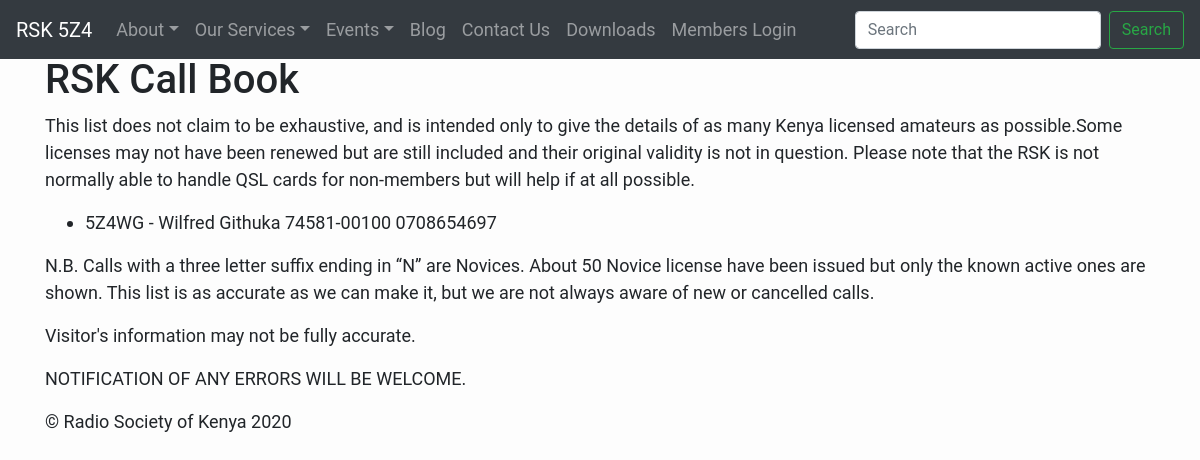
Page /callbook/ on the committed database.
### ham_operators/models.py (models this page shows, shortened)
class Operator(models.Model):
    call = models.CharField(max_length=10, unique=True)
    name = models.CharField(max_length=30)
    nationality = models.CharField(max_length=30)
    address = models.CharField(max_length=50)
    telephone = models.CharField(max_length=20)
    LICENCE_STATUS = (
        ('full', 'Full Licence'),
        ('noobs', 'Noobs Licence'),
        ('none', 'No Licence'),
        ('wait', 'Awaiting Renewal'),
    )
    licence = models.CharField(
        max_length=30,
        choices=LICENCE_STATUS,
        blank=True,
        default='full',
        help_text='Licence Status',
    )
    MEMBERSHIP_STATUS = (
        ('1', 'Chairman'),
        ('2', 'Vice-Chairman'),
        ('3', 'Secretary'),
        ('4', 'Treasurer'),
        ('5', 'Member'),
        ('6', 'Transmission Equipment'),
    )
    membership = models.CharField(
        max_length=30,
        choices=MEMBERSHIP_STATUS,
        blank=True,
        default='5',
        help_text='Membership Status',
    )
    rig = models.TextField()
    created_on = models.DateTimeField(auto_now_add=True)
    class Meta:
        ordering = ['-created_on']

### ham_operators/views.py (the view)
# urls.py: path('', views.OperatorList.as_view(), name='operators'),
class OperatorList(generic.ListView):
    queryset = Operator.objects.order_by('-created_on')
    template_name = 'callbook.html'

### templates/callbook.html (shortened to what this page needs)
{% extends "base.html" %}
{% block content %}
   <body>
      <div class = "container">
         <h1>RSK Call Book</h1>
         <p>This list does not claim to be exhaustive, and is intended only to give the details of as many Kenya licensed
           amateurs as possible.Some licenses may not have been renewed but are still included and their original validity
           is not in question. Please note that the RSK is not normally able to handle QSL cards for non-members but will
           help if at all possible.  </p>
         {% if operator_list %}
         <ul>
           {% for operator in operator_list %}
             <li>
               <p>{{ operator.call }} - {{operator.name}} {{operator.address}} {{operator.telephone}}</p>
             </li>
           {% endfor %}
         </ul>
         {% else %}
           <p>There are no manuals in the library.</p>
         {% endif %}
         <p> N.B.  Calls with a three letter suffix ending in “N” are Novices. About 50 Novice license have been issued but only the
           known active ones are shown. This list is as accurate as we can make it, but we are not always aware of new or cancelled calls.</p>
         <p> Visitor's information may not be fully accurate.</p>
         <p> NOTIFICATION OF ANY ERRORS WILL BE WELCOME.</p>
      </div>
{%endblock%}

### templates/jumbotron.css (style rules this page uses)
body { padding-top: 3.5rem; }

### templates/callbook.html (style rules this page uses)
body { font-family: "Roboto", sans-serif; font-size: 18px; background-color: #fdfdfd; }

### rows in the picture
Operator: call "5Z4WG", name "Wilfred Githuka", address "74581-00100", telephone "0708654697"
